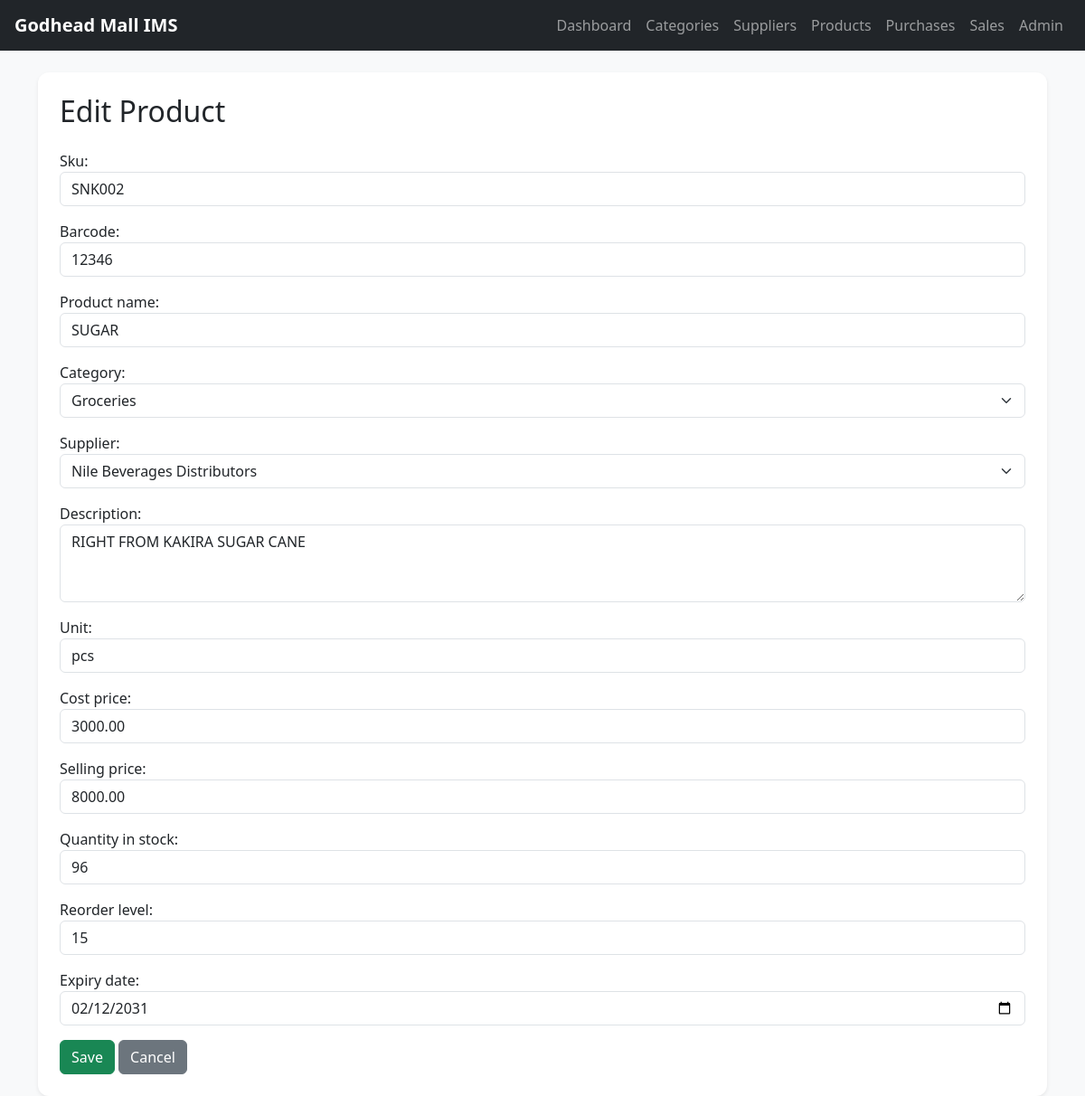
The app's page /products/edit/2/ with its own data.
### myinven/models.py (models this page shows, shortened)
class Product(models.Model):
    sku = models.CharField(max_length=50, unique=True)
    barcode = models.CharField(max_length=100, blank=True, null=True)
    product_name = models.CharField(max_length=200)
    category = models.ForeignKey(Category, on_delete=models.CASCADE, related_name='products')
    supplier = models.ForeignKey(Supplier, on_delete=models.SET_NULL, null=True, blank=True, related_name='products')
    description = models.TextField(blank=True, null=True)
    unit = models.CharField(max_length=50, default='pcs')
    cost_price = models.DecimalField(max_digits=12, decimal_places=2)
    selling_price = models.DecimalField(max_digits=12, decimal_places=2)
    quantity_in_stock = models.PositiveIntegerField(default=0)
    reorder_level = models.PositiveIntegerField(default=5)
    expiry_date = models.DateField(blank=True, null=True)
    created_at = models.DateTimeField(auto_now_add=True)
    updated_at = models.DateTimeField(auto_now=True)

### myinven/views.py (the view)
# urls.py: path('products/edit/<int:pk>/', views.product_update, name='product_update'),
def product_update(request, pk):
    product = get_object_or_404(Product, pk=pk)
    form = ProductForm(request.POST or None, instance=product)
    if form.is_valid():
        form.save()
        messages.success(request, "Product updated successfully.")
        return redirect('product_list')
    return render(request, 'inventory/product_form.html', {'form': form, 'title': 'Edit Product'})

### myinven/models.py (called while the page is built)
    def __str__(self):
        return self.name

    def __str__(self):
        return self.supplier_name

### myinven/templates/inventory/product_form.html (shortened to what this page needs)
{% extends 'inventory/base.html' %}
{% block content %}
<div class="card shadow-sm p-4">
    <h2 class="mb-4">{{ title }}</h2>
    <form method="post">
        {{ form.as_p }}
        <button type="submit" class="btn btn-success">Save</button>
        <a href="{% url 'product_list' %}" class="btn btn-secondary">Cancel</a>
    </form>
</div>
{% endblock %}

### myinven/templates/inventory/base.html (style rules this page uses)
body { background-color: #f8f9fa; }
.card { border: none; border-radius: 12px; }

### records on screen
Product: sku "SNK002", barcode "12346", product_name "SUGAR", category "Groceries", supplier "Nile Beverages Distributors", description "RIGHT FROM KAKIRA SUGAR CANE", unit "pcs", cost_price "3000.00", selling_price "8000.00", quantity_in_stock "96", reorder_level "15", expiry_date "02/12/2031"

### other values on screen
{{ title }} "Edit Product"
